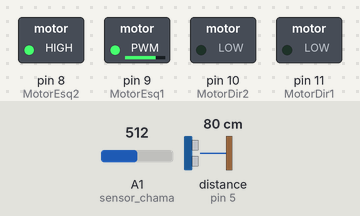
Bench run of a sketch on a simulated Arduino Uno, built with avr-gcc and run on an emulated ATmega328P. Shown: switched loads named in the sketch (green lamp = pin HIGH). Wiring (inferred from the names in the program): ultrasonic range finder: trigger pin 4; echo pin 5. Inputs (shaded band) come from the test bench; at power-on: A1 (sensor_chama) = 512, distance to the obstacle (sensor on pin 5) 80 cm. The echo pulse lasts 58.3 µs per cm; pins used as bus, display or sensor lines are not drawn; what the sketch prints to the serial monitor is not drawn.

Above: at 1.2 s.
1.3 s: A1 (sensor_chama) set to 313
2.8 s: A1 (sensor_chama) set to 289
At 3.8 s:
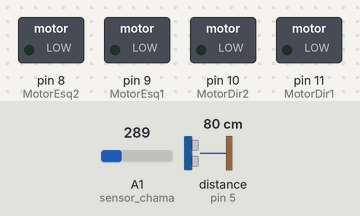
4.7 s: A1 (sensor_chama) set to 20
8.3 s: A1 (sensor_chama) set to 22
At 9.5 s:
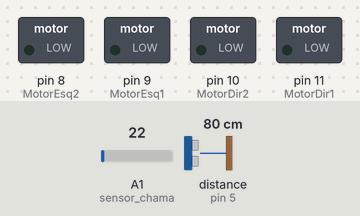
9.8 s: A1 (sensor_chama) set to 306
13.4 s: A1 (sensor_chama) set to 290
At 14.8 s:
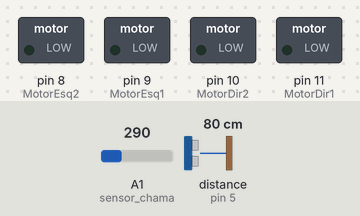
Timing chart, 0 to 16.4 s (numbered marks = the images above; inputs shaded):
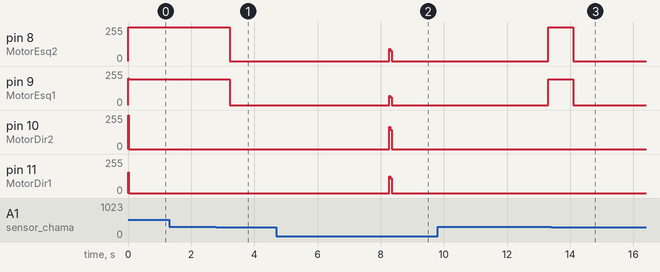

Measured:
- the behaviour switches between 300 and 299 on A1 (sensor_chama) (found by bisection; images 0 and 1)
- after the input at 1.3 s, every drawn part: stays the same
- after the input at 2.8 s, pin 8 (MotorEsq2): 255/255 → 0/255 after 0.42 s; pin 9 (MotorEsq1): 195/255 → 0/255 after 0.42 s
- after the input at 4.7 s, pin 8 (MotorEsq2): 0/255 → 91/255 after 3.6 s; pin 9 (MotorEsq1): 0/255 → 68/255 after 3.6 s; pin 10 (MotorDir2): 0/255 → 167/255 after 3.6 s; pin 11 (MotorDir1): 0/255 → 126/255 after 3.6 s
- after the input at 8.3 s, pin 8 (MotorEsq2): 91/255 → 0/255 at once; pin 9 (MotorEsq1): 68/255 → 0/255 at once; pin 10 (MotorDir2): 167/255 → 0/255 at once; pin 11 (MotorDir1): 126/255 → 0/255 at once
- after the input at 9.8 s, pin 8 (MotorEsq2): 0/255 → 255/255 after 3.5 s; pin 9 (MotorEsq1): 0/255 → 195/255 after 3.5 s
- after the input at 13.4 s, pin 8 (MotorEsq2): 255/255 → 0/255 after 0.70 s; pin 9 (MotorEsq1): 195/255 → 0/255 after 0.70 s

The sketch:

Controlo.ino
```cpp
// sonar.ino

int sonar_trig_esq = 2;
int sonar_echo_esq = 3;

int sonar_trig_dir = 4;
int sonar_echo_dir = 5;

#define MotorDir1 11
#define MotorDir2 10
#define MotorEsq2 8
#define MotorEsq1 9

#define sensor_cor A0
#define sensor_chama A1

//Valores cartolina, teste na arena
// Branco ->
// Verde ->
// Vermelho ->
// Preto ->

int branco = 500; // Valor intermedio entre o preto e branco
int valor_chama = 15; // A vela estava pequena

boolean quarto = false;
boolean apagar = false;


void setup(){
   pinMode(MotorDir1, OUTPUT);
   pinMode(MotorDir2, OUTPUT);
   pinMode(MotorEsq1, OUTPUT);
   pinMode(MotorEsq2, OUTPUT);

   pinMode(sonar_trig_esq, OUTPUT);
   pinMode(sonar_echo_esq, INPUT);
   pinMode(sonar_trig_dir, OUTPUT);
   pinMode(sonar_echo_dir, INPUT);

    pinMode(sensor_cor, INPUT);

   Serial.begin(9600);
}

void loop() {

  unsigned long val = millis();

  if(sonares(sonar_trig_dir, sonar_echo_dir) >= 40){
    Motores(100,55); //70
    delay(20);
  }
  else if( sonares(sonar_trig_dir, sonar_echo_dir) < 30 ){
    Motores(20,100); //30
  }else if( sonares(sonar_trig_dir, sonar_echo_dir) >= 35 ){
    Motores(100,40);
  }else{
    Motores(100,100);
  }

  Serial.println(millis()-val);

  while(millis()-val < 45 /*sensor != branco*/){

//    if(cor() > branco){
//        quarto = true; // entrou no quarto
//        //room();
//        Motores(0,0);
//        delay(5000);
//    }

    if(chama() > valor_chama){
       vela();
    }

  }
  delay(20);

}

void vela(){

  while(!apagar){

    // Virar a esquerda
    while(true){
       Motores(0,60);
       if(chama() < 300){
         break;
       }
       delay(800);
    }

    //Virar a direita
    while(true){
       Motores(60,0);
       if(chama() < 300){
         break;
       }
       delay(800); //Se diminuir a velocidade compensar com o delay
    }

    if(chama() > 20){
      Motores(0,0);
      delay(5000);
    }

  }
}

void room(){

    Serial.println("ENTROU EM ROOM");

    if(chama() > valor_chama){ // Tambem tem que saber q entrou no quarto, se nao no quarto 3 ele detecta no corredor a vela
       encontra_vela();
    }

    if (cor() > branco){ // Se voltar a encontrar branco ( linha ) quer dizer q esta a sair do quarto
      quarto = false; // saiu do quarto
    }

   //Se entrar na porta torto
   if(sonares(sonar_trig_esq, sonar_echo_esq) > 30){
     //Roda
     Motores(0,50);
     delay(300);
   }

}

void encontra_vela() {

  //Debug
  Motores(0,0);
  delay(5000);

}
```

Chama.ino
```cpp
int chama(){


  int x = analogRead(sensor_chama);

  //Serial.println(x);
  //delay(100);

  return(x);

}
```

Cor.ino
```cpp
int cor(){


  int x = analogRead(sensor_cor);

  //Serial.println(x);
  //delay(100);

  return(x);

}
```

Motores.ino
```cpp
//Motores

#define MaxSpeed 150 // nunca passem dos 255

void Motores(int _velesq, int _veldir) {

  if (_velesq > 0) {
    if (_velesq > MaxSpeed)
      _velesq = MaxSpeed;

    _velesq = 255 - _velesq;
    analogWrite(MotorDir1, _velesq);
    digitalWrite(MotorDir2, 1);
  }
  else {
    _velesq = _velesq * (-1);
    if (_velesq > MaxSpeed)
      _velesq = MaxSpeed;

    analogWrite(MotorDir1, _velesq);
    digitalWrite(MotorDir2, 0);
  }

  if (_veldir > 0) {
    if (_veldir > MaxSpeed)
      _veldir = MaxSpeed;

    _veldir = 255 - _veldir;
    analogWrite(MotorEsq1, _veldir);
    digitalWrite(MotorEsq2, 1);
  }
  else {
    _veldir = _veldir * (-1);
    if (_veldir > MaxSpeed)
      _veldir = MaxSpeed;

    analogWrite(MotorEsq1, _veldir);
    digitalWrite(MotorEsq2, 0);
  }


}
```

Sonares.ino
```cpp
// Sonares

int sonares(int sonar_trig, int sonar_echo){

        digitalWrite(sonar_echo, LOW);
	delayMicroseconds(2);
	digitalWrite(sonar_trig, HIGH);
	delayMicroseconds(10);
	digitalWrite(sonar_trig, LOW);

	int duration = pulseIn(sonar_echo, HIGH,3500);

	int cm = duration/58.3;

        //delay(100);
        if(cm == 0)
          cm=40;
        return(cm);
}
```
